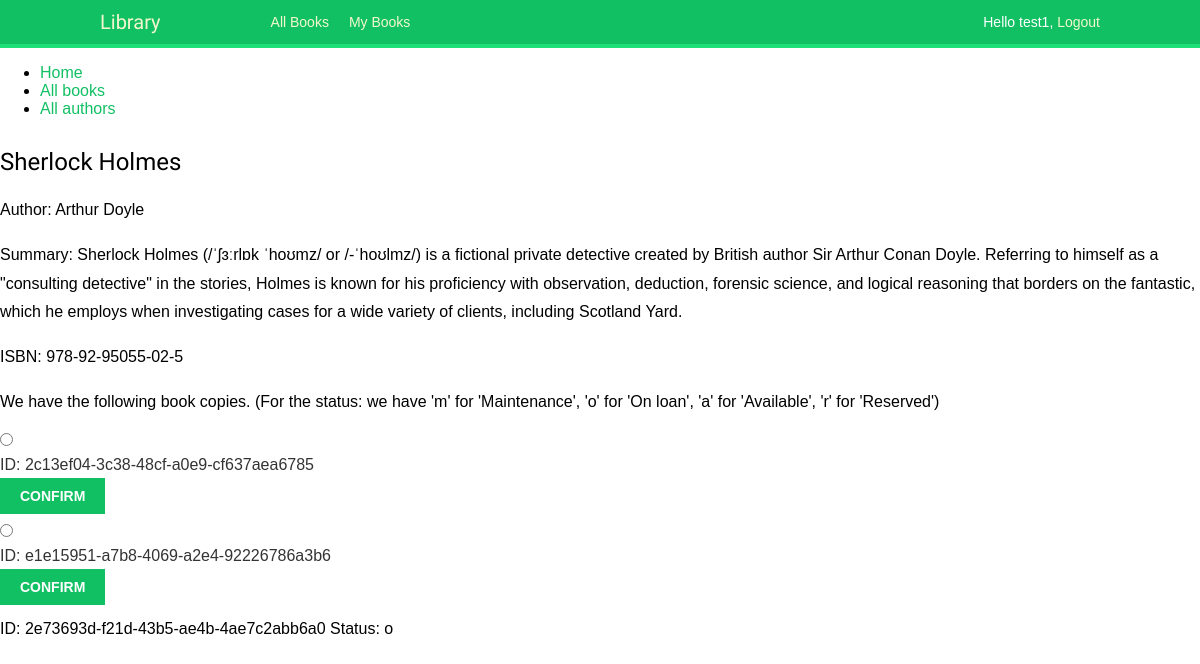
Page /library/book/None-7/ (signed in) on the committed database.
### library/models.py (models this page shows, shortened)
class Book(models.Model):
    title = models.CharField(max_length=300)
    author = models.ForeignKey('Author', on_delete=models.PROTECT)
    summary = models.CharField(max_length=500)
    ISBN = models.CharField(max_length=100)
    slug = models.SlugField(max_length = 250, null = True, blank = True, allow_unicode=True)

class Author(models.Model):
    first_name = models.CharField(max_length=100)
    last_name = models.CharField(max_length=100)
    date_of_birth = models.DateField(null=True, blank=True)
    date_of_death = models.DateField(null=True, blank=True)
    def __str__(self):
        name = self.first_name + ' ' + self.last_name
        return name

class BookCopies(models.Model):
    id = models.UUIDField(primary_key=True, default=uuid.uuid4, help_text='Unique ID for this book across whole library')
    book = models.ForeignKey('Book', on_delete=models.PROTECT)
    due_back = models.DateField(null=True, blank=True)
    borrower = models.ForeignKey(User, on_delete=models.SET_NULL, null=True, blank=True)
    LOAN_STATUS = (
        ('m', 'Maintenance'),
        ('o', 'On loan'),
        ('a', 'Available'),
        ('r', 'Reserved'),
        )
    status = models.CharField(
        max_length=1,
        choices=LOAN_STATUS,
        blank=True,
        default='m',
        help_text='Book availability',
        )
    class Meta:
        ordering = ['due_back']

### library/views.py (the view)
# urls.py: path('book/<slug:slug>-<int:pk>/', views.BookDetailView.as_view(), name='book_detail'),
class BookDetailView(LoginRequiredMixin, DetailView):
    model = Book
    template_name = 'book_detail.html'

### templates/book_detail.html
{% extends 'base.html' %}
{% block content %}
<h2>{{book.title}}</h2>
<p>Author: {{book.author}}</p>
<p>Summary: {{book.summary}}</p>
<p>ISBN: {{book.ISBN}}</p>
<p>We have the following book copies. (For the status: we have 'm' for 'Maintenance', 'o' for 'On loan', 'a' for 'Available', 'r' for 'Reserved')</p>
<form action="{% url 'status' book.pk %}" method="post">{% csrf_token %}
    {% for choice in book.bookcopies_set.all %}
    {% if choice.status != 'a' %}
    <p>ID: {{choice.id}}    Status: {{choice.status}}</p>
    {% else %}
    <input type="radio" name="choice" id="choice{{ forloop.counter }}" value="{{ choice.id }}">
    <label id="choice{{ forloop.counter }}">ID: {{choice.id}}</label>
    <input type="submit" value="Confirm">
    <br>
    {% endif %}
    {% endfor %}
</form>
{% endblock content %}

### templates/base.html (shortened to what this page needs)
<!DOCTYPE html>
{% load static %}
<html lang="en">
    <head>
        <link href="{% static "css/base.css" %}" rel="stylesheet">
    </head>
    <body>
        <div id="header">
            <span class="logo">Library</span>
            {% if request.user.is_authenticated %}
            <ul class="menu">
                <li {% if section == "dashboard" %}class="selected"{% endif %}>
                    <a href="{% url 'books' %}">All Books</a>
                </li>
                <li {% if section == "myBooks" %}class="selected"{% endif %}>
                    <a href="{% url 'book_mylist' %}">My Books</a>
                </li>
            </ul>
            {% endif %}
            <span class="user">
            {% if request.user.is_authenticated %}
                Hello {{ user.username }},
                <a href="{% url 'logout' %}">Logout</a>
            {% else %}
                <a href="{% url 'login' %}">Login</a>
            {% endif %}
            </span>
        </div>
        {% block sidebar %}
        <ul class='sidebar-nav'>
            <li><a href="{% url 'home' %}">Home</a></li>
            <li><a href="{% url 'books' %}">All books</a></li>
            <li><a href="{% url 'authors' %}">All authors</a></li>
        </ul>
        {% endblock %}
        {% block content %}
        {% endblock content %}
    </body>
</html>

### static/css/base.css (style rules this page uses)
body { margin:0; padding:0; font-family:helvetica, sans-serif; }
p { line-height: 1.8; }
a { color:#12c064; text-decoration:none; }
h1, h2, h3, h4, h5 , h6 { font-family: 'Muli', sans-serif; font-weight:normal; }
h2 { margin:30px 0 20px; }
#header { padding:10px 100px; font-size:14px; background:#12c064; color:#fff; border-bottom:4px solid #1cdf78; overflow:auto; }
#header .logo { font-family: 'Muli', sans-serif; float:left; color:#f3f7cc; font-size:20px; margin-right:10%; }
#header ul.menu { list-style:none; float:left; margin:0; padding:0; }
#header ul.menu li { float:left; padding:4px 10px; }
#header a { color:#f3f7cc; }
#header .user { float:right; padding-top:4px; }
form { overflow:auto; }
form p { width:100%; overflow:auto; }
label { float:left; clear:both; color:#333; margin-bottom:4px; }
input, textarea { clear:both; float:left; margin:0 0 10px; background:#efefef; border:0; padding:6px 10px; font-size:14px; }
input[type=submit], a.button { font-weight:bold; background:#12c064; color:#fff; padding:10px 20px; font-size:14px; text-transform:uppercase; }

### rows in the picture
Book: title "Sherlock Holmes", author "Arthur Doyle", summary "Sherlock Holmes (/ˈʃɜːrlɒk ˈhoʊmz/ or /-ˈhoʊlmz/) is a fictional private detective created by British author Sir Arthur Conan Doyle. Referring to himself as a \"consulting detective\" in the stories, Holmes is known for his proficiency with observation, deduction, forensic science, and logical reasoning that borders on the fantastic, which he employs when investigating cases for a wide variety of clients, including Scotland Yard.", ISBN "978-92-95055-02-5"
BookCopies: id "2c13ef04-3c38-48cf-a0e9-cf637aea6785"
BookCopies: id "e1e15951-a7b8-4069-a2e4-92226786a3b6"
BookCopies: id "2e73693d-f21d-43b5-ae4b-4ae7c2abb6a0", status "o"

### other values in the picture
{{ user.username }} "test1"
